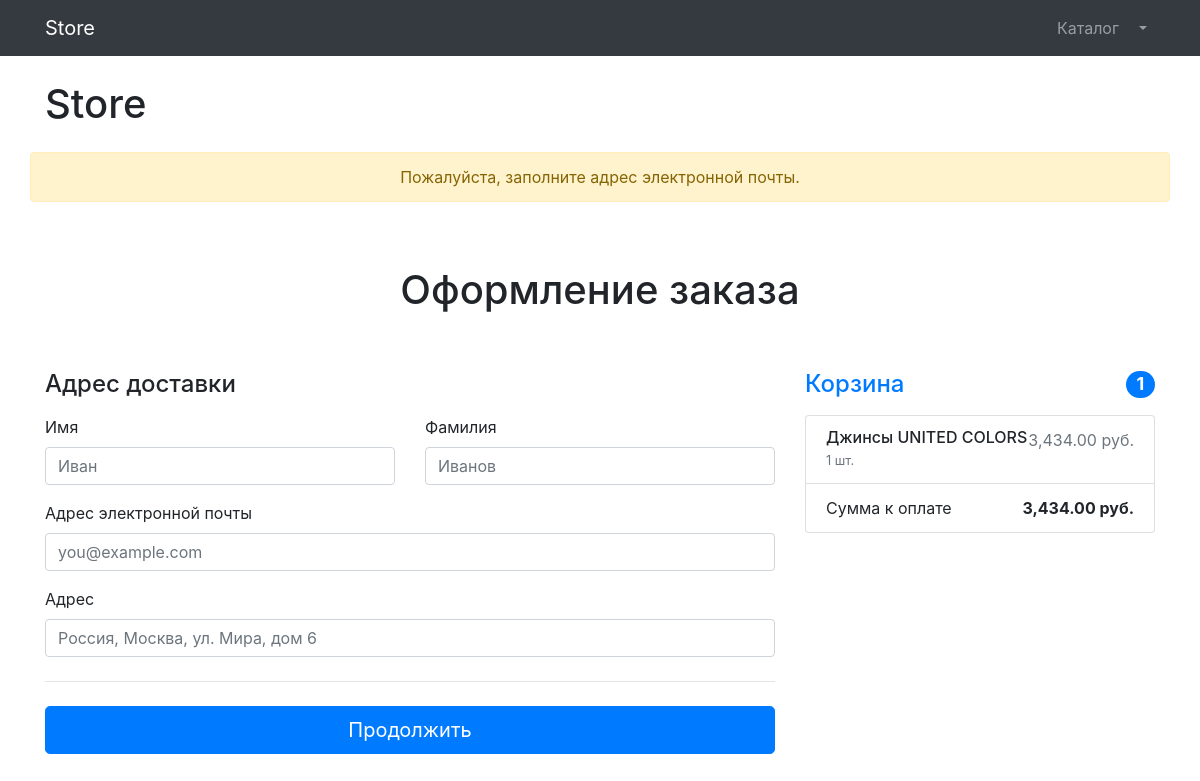
Screenshot of /orders/order-create (signed in) with the database file from the repository.
### products/models.py (models this page shows, shortened)
class Basket(models.Model):
    user = models.ForeignKey(User, on_delete=models.CASCADE)
    product = models.ForeignKey(Product, on_delete=models.CASCADE)
    quantity = models.PositiveSmallIntegerField(default=0)
    created_timestamp = models.DateTimeField(auto_now_add=True)
    objects = BasketQuerySet.as_manager()
    def sum(self):
        return self.product.price * self.quantity

class Product(models.Model):
    name = models.CharField(max_length=200)
    description = models.TextField()
    price = models.DecimalField(max_digits=20, decimal_places=2)
    quantity = models.PositiveIntegerField(default=0)
    image = models.ImageField(upload_to='products_images')
    stripe_product_price_id = models.CharField(max_length=250, null=True, blank=True)
    category = models.ForeignKey(ProductCategory, on_delete=models.CASCADE)
    class Meta:
        verbose_name = 'продукт'
        verbose_name_plural = 'Продукты'

### orders/views.py (the view, shortened to what this page needs)
# urls.py: path('order-create', views.OrderCreateView.as_view(), name='order_create'),
class OrderCreateView(TitleMixin, CreateView):
    template_name = 'orders/order-create.html'
    form_class = OrderForm
    success_url = reverse_lazy('order_create')
    title = 'Store - Оформление заказа'

### orders/forms.py
class OrderForm(forms.ModelForm):
    first_name = forms.CharField(widget=forms.TextInput(attrs={'class': 'form-control', 'placeholder': 'Иван'}))
    last_name = forms.CharField(widget=forms.TextInput(attrs={'class': 'form-control', 'placeholder': 'Иванов'}))
    email = forms.EmailField(widget=forms.EmailInput(attrs={'class': 'form-control', 'placeholder': 'you@example.com'}))
    address = forms.CharField(widget=forms.TextInput(attrs={'class': 'form-control', 'placeholder': 'Россия, Москва, ул. Мира, дом 6'}))
    class Meta:
        model = Order
        fields = ('first_name', 'last_name', 'email', 'address')

### common/views.py (called while the page is built)
    def get_context_data(self, **kwargs):
        context = super(TitleMixin, self).get_context_data(**kwargs)
        context['title'] = self.title
        return context

### products/context_processors.py (called while the page is built)
def baskets(request):
    user = request.user
    return {'baskets': Basket.objects.filter(user=user) if user.is_authenticated else []}

### products/models.py (called while the page is built)
    def total_sum(self):
        return sum(basket.sum() for basket in self)

    def total_quantity(self):
        return sum(basket.quantity for basket in self)

### orders/templates/orders/order-create.html (shortened to what this page needs)
{% extends 'products/base.html' %}
{% load humanize %}
{% block content %}
<section>
    <div class="alert alert-warning text-center" role="alert">
        Пожалуйста, заполните адрес электронной почты.
    </div>
    <div class="container">
        <div class="py-5 text-center">
            <h1>Оформление заказа</h1>
        </div>
        <div class="row g-5">
            <div class="col-md-5 col-lg-4 order-md-last">
                <h4 class="d-flex justify-content-between align-items-center mb-3">
                    <span class="text-primary">Корзина</span>
                    <span class="badge badge-primary badge-pill text-white">{{baskets.total_quantity}}</span>
                </h4>
                <ul class="list-group mb-3">
                    {% for basket in baskets %}
                    <li class="list-group-item d-flex justify-content-between lh-sm">
                        <div>
                            <h6 class="my-0">{{basket.product.name}}</h6>
                            <small class="text-muted">{{basket.quantity}} шт.</small>
                        </div>
                        <span class="text-muted">{{basket.sum|intcomma}} руб.</span>
                    </li>
                    {% endfor %}
                    <li class="list-group-item d-flex justify-content-between">
                        <span>Сумма к оплате</span>
                        <strong>{{baskets.total_sum|intcomma}} руб.</strong>
                    </li>
                </ul>
            </div>
            <div class="col-md-7 col-lg-8">
                <h4 class="mb-3">Адрес доставки</h4>
                <form action="{% url 'order_create' %}" method="post">
                    <div class="row g-3">
                        <div class="col-sm-6">
                            <label for="{{ form.first_name.id_for_label }}">Имя</label>
                            {{form.first_name}}
                        </div>
                        <div class="col-sm-6">
                            <label for="{{ form.last_name.id_for_label }}">Фамилия</label>
                            {{form.last_name}}
                        </div>
                        <div class="col-12 mt-3">
                            <label for="{{ form.email.id_for_label }}">Адрес электронной почты</label>
                            {{form.email}}
                        </div>
                        <div class="col-12 mt-3">
                            <label for="{{ form.address.id_for_label }}">Адрес</label>
                            {{form.address}}
                        </div>
                    </div>
                    <hr class="my-4">
                    <button class="w-100 btn btn-primary btn-lg" type="submit">Продолжить</button>
                </form>
            </div>
        </div>
    </div>
</section>
{% endblock %}

### rows the page displays
Basket: total_quantity "1", product.name "Джинсы UNITED COLORS", quantity "1", sum "3,434.00", total_sum "3,434.00"
